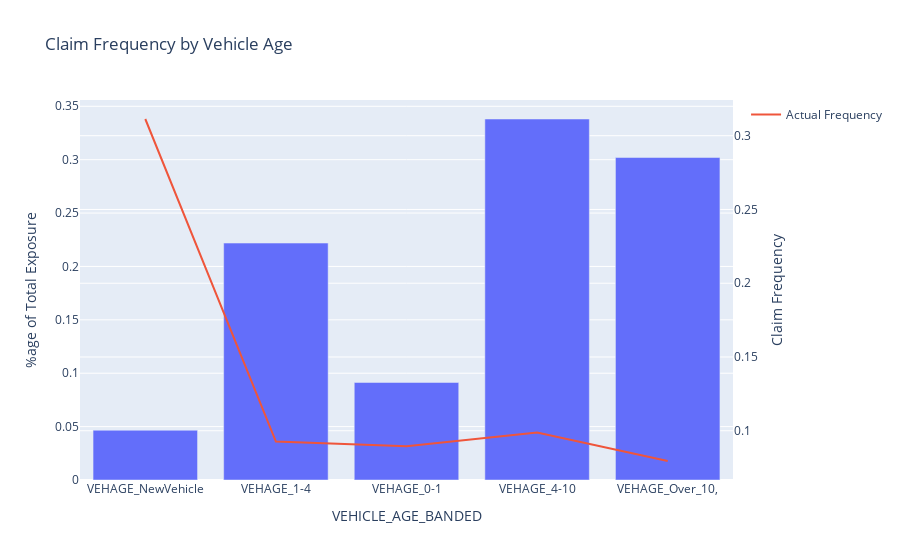

Notebook code cell kept with this figure:
### Code cell
vehicle_age_banded_pd_df=vehicle_age_banded_df.to_pandas()

# Create a plot with dual y-axes
fig3 = px.bar(vehicle_age_banded_pd_df, x='VEHICLE_AGE_BANDED', y='PERCENTAGE_OF_TOTAL_EXPOSURE', labels={'PERCENTAGE_OF_TOTAL_EXPOSURE': '%age of Total Exposure'}, title='Claim Frequency by Vehicle Age')
fig3.add_scatter(x=vehicle_age_banded_pd_df['VEHICLE_AGE_BANDED'], y=vehicle_age_banded_pd_df['CLAIMS_PER_UNIT_EXPOSURE'], mode='lines', name='Actual Frequency', yaxis='y2')

# Update the layout to include the second y-axis
fig3.update_layout(yaxis2=dict(title='Claim Frequency', overlaying='y', side='right'))

# Show the plot
fig3.show()

### Figure 1 — Plotly figure (JSON) as saved in the notebook; plotly's stock layout.template omitted (floating-point values rounded to 4 significant figures)
{"data": [{"alignmentgroup": "True", "hovertemplate": "VEHICLE_AGE_BANDED=%{x}<br>%age of Total Exposure=%{y}<extra></extra>", "legendgroup": "", "marker": {"color": "#636efa", "pattern": {"shape": ""}}, "name": "", "offsetgroup": "", "orientation": "v", "showlegend": false, "textposition": "auto", "type": "bar", "x": ["VEHAGE_NewVehicle", "VEHAGE_1-4", "VEHAGE_0-1", "VEHAGE_4-10", "VEHAGE_Over_10,"], "xaxis": "x", "y": [0.04664, 0.2219, 0.09135, 0.3381, 0.302], "yaxis": "y"}, {"mode": "lines", "name": "Actual Frequency", "type": "scatter", "x": ["VEHAGE_NewVehicle", "VEHAGE_1-4", "VEHAGE_0-1", "VEHAGE_4-10", "VEHAGE_Over_10,"], "y": [0.3113, 0.09265, 0.0895, 0.0989, 0.07951], "yaxis": "y2"}], "layout": {"barmode": "relative", "legend": {"tracegroupgap": 0}, "title": {"text": "Claim Frequency by Vehicle Age"}, "xaxis": {"anchor": "y", "domain": [0, 1], "title": {"text": "VEHICLE_AGE_BANDED"}}, "yaxis": {"anchor": "x", "domain": [0, 1], "title": {"text": "%age of Total Exposure"}}, "yaxis2": {"overlaying": "y", "side": "right", "title": {"text": "Claim Frequency"}}}}
